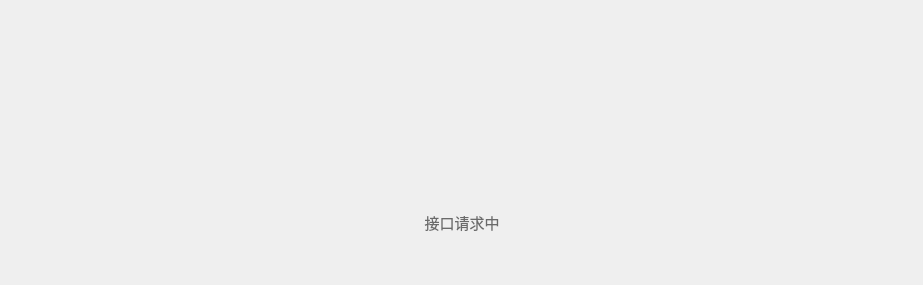
                    <widget class="QWidget" name="page_request">
                     <property name="styleSheet">
                      <string notr="true">background-color: rgb(239, 239, 239);</string>
                     </property>
                     <layout class="QHBoxLayout" name="horizontalLayout_11">
                      <item>
                       <spacer name="horizontalSpacer_15">
                        <property name="orientation">
                         <enum>Qt::Horizontal</enum>
                        </property>
                        <property name="sizeHint" stdset="0">
                         <size>
                          <width>351</width>
                          <height>20</height>
                         </size>
                        </property>
                       </spacer>
                      </item>
                      <item>
                       <widget class="QWidget" name="widget_13" native="true">
                        <property name="minimumSize">
                         <size>
                          <width>0</width>
                          <height>0</height>
                         </size>
                        </property>
                        <property name="maximumSize">
                         <size>
                          <width>5555555</width>
                          <height>16777215</height>
                         </size>
                        </property>
                        <layout class="QVBoxLayout" name="verticalLayout_10">
                         <property name="spacing">
                          <number>0</number>
                         </property>
                         <property name="leftMargin">
                          <number>0</number>
                         </property>
                         <property name="topMargin">
                          <number>0</number>
                         </property>
                         <property name="rightMargin">
                          <number>0</number>
                         </property>
                         <property name="bottomMargin">
                          <number>0</number>
                         </property>
                         <item>
                          <widget class="QLabel" name="label_12">
                           <property name="minimumSize">
                            <size>
                             <width>200</width>
                             <height>200</height>
                            </size>
                           </property>
                           <property name="maximumSize">
                            <size>
                             <width>200</width>
                             <height>200</height>
                            </size>
                           </property>
                           <property name="styleSheet">
                            <string notr="true">border-image: url(:/lib/ping2.png);</string>
                           </property>
                           <property name="text">
                            <string/>
                           </property>
                          </widget>
                         </item>
                         <item>
                          <widget class="QLabel" name="label_13">
                           <property name="font">
                            <font>
                             <family>OPPOSans B</family>
                             <pointsize>11</pointsize>
                            </font>
                           </property>
                           <property name="styleSheet">
                            <string notr="true">color: rgb(106, 106, 106);</string>
                           </property>
                           <property name="text">
                            <string>接口请求中</string>
                           </property>
                           <property name="alignment">
                            <set>Qt::AlignCenter</set>
                           </property>
                          </widget>
                         </item>
                         <item>
                          <spacer name="verticalSpacer_2">
                           <property name="orientation">
                            <enum>Qt::Vertical</enum>
                           </property>
                           <property name="sizeHint" stdset="0">
                            <size>
                             <width>20</width>
                             <height>40</height>
                            </size>
                           </property>
                          </spacer>
                         </item>
                        </layout>
                       </widget>
                      </item>
                      <item>
                       <spacer name="horizontalSpacer_14">
                        <property name="orientation">
                         <enum>Qt::Horizontal</enum>
                        </property>
                        <property name="sizeHint" stdset="0">
                         <size>
                          <width>350</width>
                          <height>20</height>
                         </size>
                        </property>
                       </spacer>
                      </item>
                     </layout>
                    </widget>
